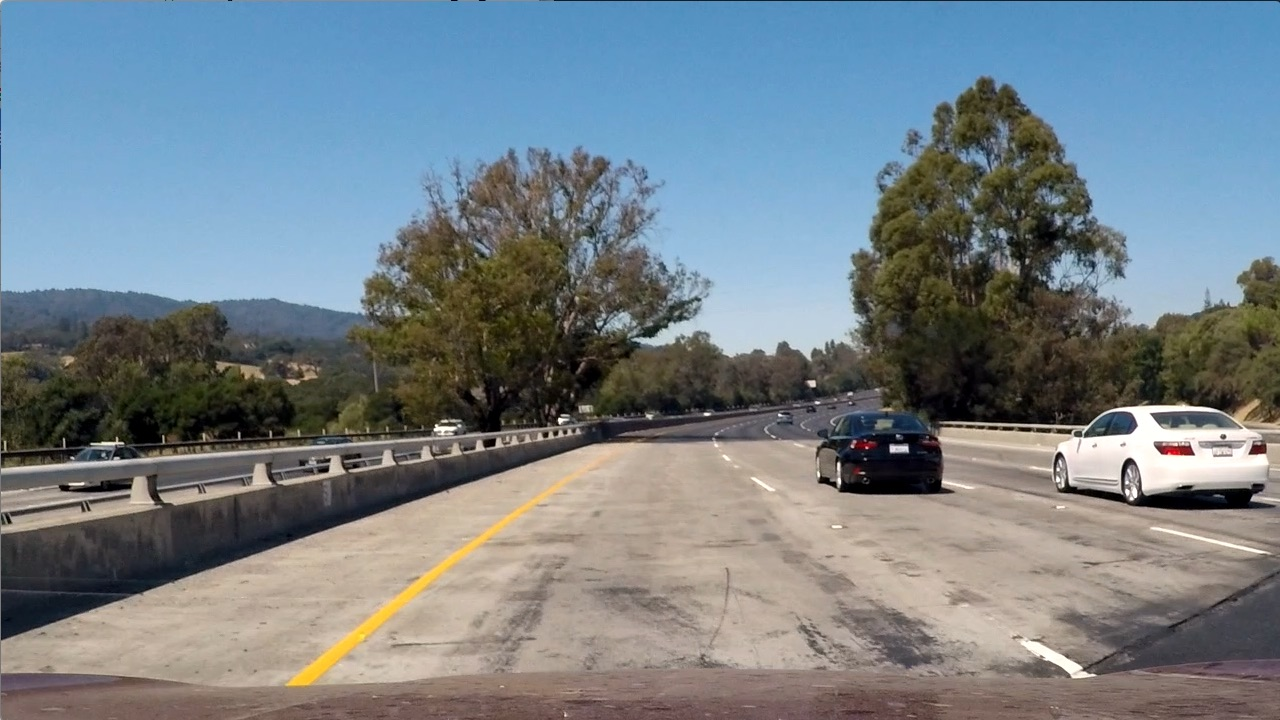
#> input picture Computer Vision/lanes-finding-with-computer-vision/test_imgs/test1.jpg, 1280 x 720 px; the run also reads 1 picture not shown here
$ jupyter execute advance_lane_lines.ipynb   (shell and % lines are left out)   (older library calls are emulated)
#> lines starting #> are read from the running program, lines starting #| are printed output that depends on the picture; after the words box and inside, x2 and y2 are one past the last pixel; in counts of white or black regions, pixels touching at a corner belong together; pictures that were not available may be replaced by others from this repository, and a replacement may not be noted
# Advance Lane Lines

## Import all the necessary libraries

[cell 1]
import time
import glob
import collections
import cv2
import numpy as np
import matplotlib.image as mpimg
import matplotlib.pyplot as plt

## Utils

[cell 2]
# [24 lines left out: functions region_of_interest, warp_image, not called in this run]

def draw_lines(img, lines, color=[255, 0, 0], thickness=10):
    """Draw hough lines."""

    if lines is None:
        return img

    left_lines = []
    right_lines = []

    # filter horizontal lines and
    # separate line segments into right and left
    for line_lists in lines:
        for line in line_lists:
            slope = _calc_slope(line)
            if slope is not None and 0.5 < abs(slope) < 2.0:
                if slope > 0:
                    right_lines.append(line)
                else:
                    left_lines.append(line)

    # calculate average of line segments
    right_line = _average_lines(right_lines, img.shape)
    left_line = _average_lines(left_lines, img.shape)
    if right_line is not None:
        x1, y1, x2, y2 = right_line
        cv2.line(img, (x1, y1), (x2, y2), color, thickness)
    if left_line is not None:
        x1, y1, x2, y2 = left_line
        cv2.line(img, (x1, y1), (x2, y2), color, thickness)

def _calc_slope(line):
    x1, y1, x2, y2 = line
    if x2 == x1:  # devide by zero
        return None
    else:
        return (y2 - y1) / (x2 - x1)

def _calc_length(line):
    """Calculates length of line segment"""
    x1, y1, x2, y2 = line
    return np.sqrt((x2-x1)**2 + (y2-y1)**2)

def _calc_intercept(line, slope):
    """ Calculates the intercept of line cy = slope * cx + intercept
        where cx, cy in the center of the line
    """
    x1, y1, x2, y2 = line
    cx = (x1 + x2) / 2
    cy = (y1 + y2) / 2
    return cy - (slope * cx)

def _average_lines(lines, img_shape):
    """ Calculate the weighted average of lines
        and extrapolate line to bottom of image
    """
    if lines is None or len(lines) == 0:
        return None

    #########################################################
    # Or You can use cv2.fitLine() to instead.

    # length of lines
    weights = [_calc_length(l) for l in lines]

    # slope of lines
    slopes = [_calc_slope(l) for l in lines]

    # calculate the weighted average of lines
    weighted_slope_sum = np.inner(slopes, weights)
    avg_slope = weighted_slope_sum / sum(weights)

    intercepts = [_calc_intercept(l, avg_slope) for l in lines]
    weighted_intercepts_sum = np.inner(intercepts, weights)
    avg_intercept = weighted_intercepts_sum / sum(weights)
    #########################################################

    # now we have our line y = avg_slope * x + avg_intercept
    # we extrapolate our line to botton of image
    # and no more upper than region of interest
    width, height, depth = img_shape
    y1 = width / 1.65
    x1 = (y1 - avg_intercept) / avg_slope
    y2 = width
    x2 = (y2 - avg_intercept) / avg_slope

    return [int(x1), int(y1), int(x2), int(y2)]

def hough_lines(img, rho, theta, threshold, min_line_len, max_line_gap):
    lines = cv2.HoughLinesP(img, rho, theta, threshold, np.array([]), minLineLength=min_line_len, maxLineGap=max_line_gap)
    line_img = np.zeros((img.shape[0], img.shape[1], 3), dtype=np.uint8)
    draw_lines(line_img, lines)
    return line_img

def weighted_img(origin_img, hough_img, a=0.8, b=1., r=0.):
    # origin_img * α + hough_img * β + γ
    return cv2.addWeighted(origin_img, a, hough_img, b, r)

## Canny

[cell 3]
def grayscale(img):
    """Convert an image into Grayscale."""
    return cv2.cvtColor(img, cv2.COLOR_RGB2GRAY)

def gaussian_blur(img, kernel_size=5):
    """Applies a Gaussian Noise kernel."""
    return cv2.GaussianBlur(img, (kernel_size, kernel_size), 0)

def canny(img, low_threshold, high_threshold, apertureSize, L2gradient):
    """Applies the Canny transform."""
    return cv2.Canny(img, low_threshold, high_threshold, apertureSize=apertureSize, L2gradient=L2gradient)

def run_canny(img, blur_kernel=5, low_thresh=50, high_thresh=150, apertureSize=3, L2gradient=False):
    # Convert an image into grayscale
    gray = grayscale(img)

    # Apply a Gaussian Blur
    blur_img = gaussian_blur(gray, blur_kernel)

    # Run the canny edge detection
    canny_img = canny(blur_img, low_thresh, high_thresh, apertureSize, L2gradient)

    return canny_img

## Sobel

[cell 4]
# Define a function that applies Sobel x and y,
# then computes the magnitude of the gradient
# and applies a threshold
def calc_sobel(img, sx=False, sy=False, sobel_kernel=5, thresh=(20, 200)):
    # Convert to grayscale - sobel can only have one color channel
    gray = cv2.cvtColor(img, cv2.COLOR_RGB2GRAY)

    # Take the sobel gradient in x and y
    sobel_x = cv2.Sobel(gray, cv2.CV_64F, 1, 0, ksize=sobel_kernel)
    sobel_y = cv2.Sobel(gray, cv2.CV_64F, 0, 1, ksize=sobel_kernel)

    if sx:
        abs_sobel = np.absolute(sobel_x)
        scaled_sobel = np.uint8(255 * abs_sobel / np.max(abs_sobel))
    elif sy:
        abs_sobel = np.absolute(sobel_y)
        scaled_sobel = np.uint8(255 * abs_sobel / np.max(abs_sobel))
    else:
        # Calculate the magnitude
        mag_sobel = np.sqrt(np.square(sobel_x) + np.square(sobel_y))

        # Scale to 8-bit (0 - 255) and convert to type = np.uint8
        scaled_sobel = np.uint8(255 * mag_sobel / np.max(mag_sobel))

    # Create a binary mask where mag thresholds are me
    sobel_binary = np.zeros_like(scaled_sobel)
    sobel_binary[(scaled_sobel >= thresh[0]) & (scaled_sobel <= thresh[1])] = 1

    return sobel_binary

## Canny VS. Sobel

[cell 5]
images = glob.glob('test_imgs/test*.jpg')

for fname in images:
    img = mpimg.imread(fname)
#> img is the input picture: shape (720, 1280, 3); mean R, G, B 117.5, 128.7, 135.5

    sobel_img = calc_sobel(img, sx=True, thresh=(20, 200))
#> in calc_sobel, `gray = cv2.cvtColor(img, cv2.COLOR_RGB2GRAY)`:
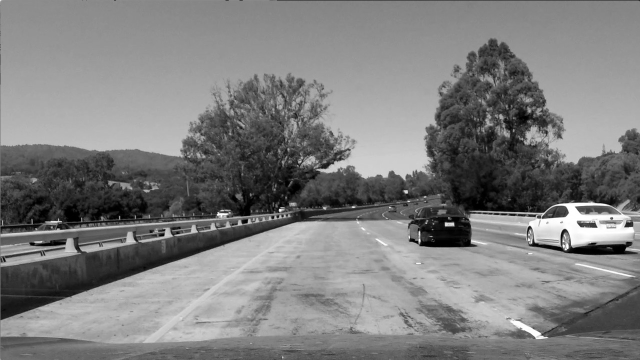
#> gray: shape (720, 1280) (shown at 1/2 size); min 0, max 255, mean 126.1
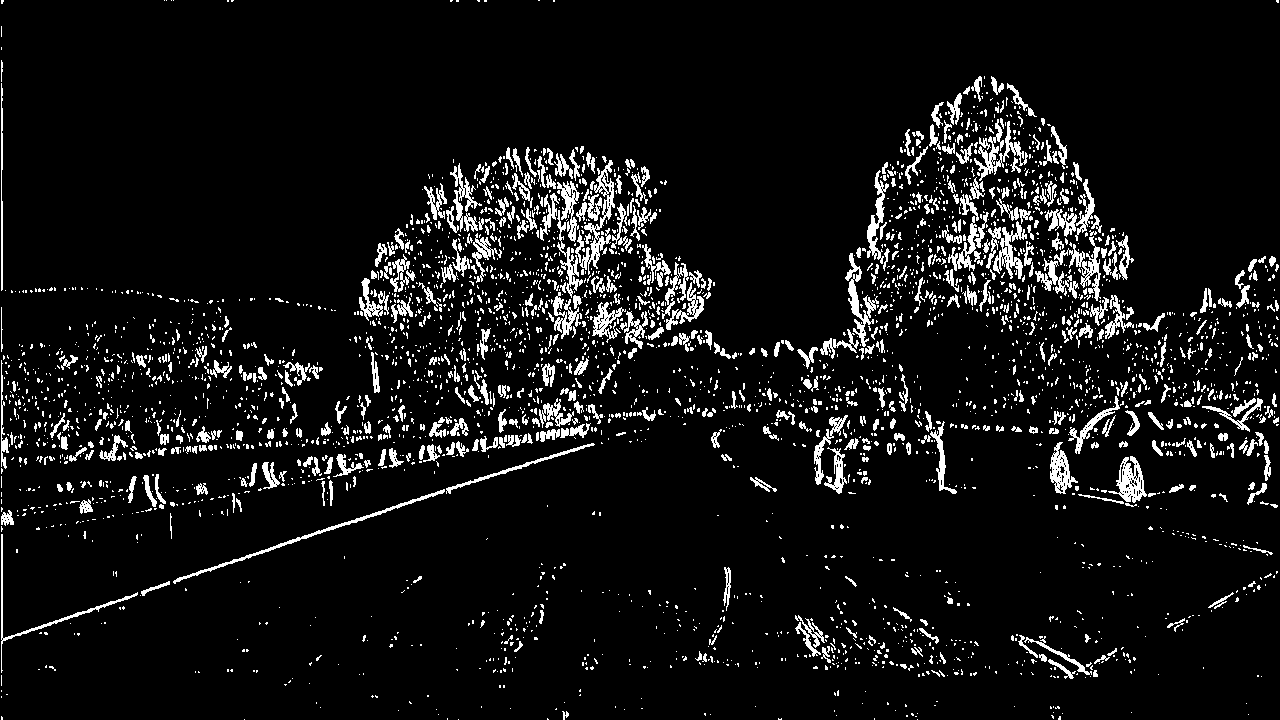
#> sobel_img: shape (720, 1280); values 0 (black) and 1 (white), 7.5% white in thin lines or dots
    canny_img = run_canny(img, blur_kernel=5, low_thresh=50, high_thresh=150)

    # Visualize result
    f, (ax1, ax2, ax3) = plt.subplots(1, 3, figsize=(20,10))
    f.subplots_adjust(hspace = .2, wspace=.05)

    ax1.imshow(img)
    ax1.set_title('Original Image', fontsize=30)
    ax2.imshow(canny_img, cmap='gray')
    ax2.set_title('Canny', fontsize=30)
    ax3.imshow(sobel_img, cmap='gray')
    ax3.set_title('Sobel Magnitude', fontsize=30)

## Color Selection Functions

Apply threshold funciton to take a channel and a threshold and return the binary image

[cell 6]
def applyThreshold(channel, threshold):
    # Create an image of all zeros
    binary_output = np.zeros_like(channel)

    # Apply a threshold to the channel with inclusive thresholds
    binary_output[(channel >= threshold[0]) & (channel <= threshold[1])] = 1

    return binary_output

# The threshold of R-channel of RGB
def rgb_r_thresh(img, thresh=(125,255)):
    # Pull out the R channel - assuming that RGB was passed in
#> called with thresh = (225, 255)
    channel = img[:,:,0]

    # Return the applied threshold binary image
    return applyThreshold(channel, thresh)
#> returned value: shape (720, 1280); values 0 (black) and 1 (white), 1.5% white; 100 white regions (84 under 20 px), largest, box (x1, y1, x2, y2) and area: (1055, 405, 1269, 490) 8075, (287, 448, 614, 685) 3999, (1019, 638, 1095, 678) 729

# The threshold of S-channel of HLS
def hls_s_thresh(img, thresh=(125,255)):
    # Convert to HLS
#> called with thresh = (220, 250)
    hls = cv2.cvtColor(img, cv2.COLOR_RGB2HLS)
#> hls: shape (720, 1280, 3); mean of channels 0, 1, 2 60.2, 126.7, 74.4

    # Pull out the S cahnnel
    channel = hls[:,:,2]

    # Return the applied threshold binary image
    return applyThreshold(channel, thresh)
#> returned value: shape (720, 1280); values 0 (black) and 1 (white), 0.27% white in thin lines or dots

# The threshold of B-channel of LAB
def lab_b_thresh(img, thresh=(125,255)):
    # Convert to LAB
#> called with thresh = (175, 255)
    lab = cv2.cvtColor(img, cv2.COLOR_RGB2LAB)
#> lab: shape (720, 1280, 3); mean of channels 0, 1, 2 134.3, 127.2, 123.9

    # Pull out the B channel
    channel = lab[:,:,2]
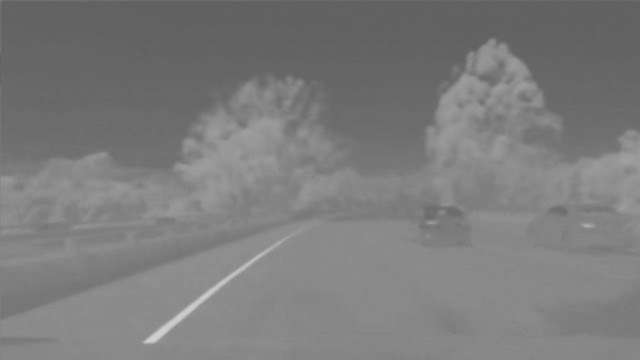
#> channel: shape (720, 1280) (shown at 1/2 size); min 94, max 208, mean 123.9

    # Return the applied threshold binary image
    return applyThreshold(channel, thresh)
#> returned value: shape (720, 1280); values 0 (black) and 1 (white), 0.32% white; 4 white regions (3 under 20 px), largest, box (x1, y1, x2, y2) and area: (288, 499, 538, 686) 2897

# The threshold of L-channel of LUV
def luv_l_thresh(img, thresh=(125,255)):
    # Convert to LUV
#> called with thresh = (215, 255)
    luv = cv2.cvtColor(img, cv2.COLOR_RGB2LUV)
#> luv: shape (720, 1280, 3); mean of channels 0, 1, 2 133.8, 93.4, 128.6

    # Pull out the L channel
    channel = luv[:,:,0]

    # Return the applied threshold binary image
    return applyThreshold(channel, thresh)
#> returned value: shape (720, 1280); values 0 (black) and 1 (white), 1.4% white; 233 white regions (210 under 20 px), largest, box (x1, y1, x2, y2) and area: (1055, 405, 1269, 491) 8623, (301, 548, 469, 676) 1182, (1019, 637, 1096, 678) 745

## Binary Pipeline Function

This function will process an image and return the binary image

- Edge Detection: Use `Sobel`

[cell 7]
def binary_pipeline(img, sx=True, sy=False,
                    sobel_kernel_size=7, sobel_thresh_low=35, sobel_thresh_high=50,
                    canny_blur_size=5 , canny_thresh_low=50, canny_thresh_high=150,
                    r_thresh_low=225, r_thresh_high=255,
                    s_thresh_low=220, s_thresh_high=250,
                    b_thresh_low=175, b_thresh_high=255,
                    l_thresh_low=215, l_thresh_high=255,
                    show_images=False):
    # Color Selection
    r = rgb_r_thresh(img, thresh=(r_thresh_low, r_thresh_high))
    s = hls_s_thresh(img, thresh=(s_thresh_low, s_thresh_high))
    b = lab_b_thresh(img, thresh=(b_thresh_low, b_thresh_high))
    l = luv_l_thresh(img, thresh=(l_thresh_low, l_thresh_high))

    # edge detection
    edge = calc_sobel(img, sx=sx, sobel_kernel=sobel_kernel_size, thresh=(sobel_thresh_low, sobel_thresh_high))
#> edge: shape (720, 1280); values 0 (black) and 1 (white), 1.9% white in thin lines or dots

    # combine these layers
    combined_binary = np.zeros_like(s)
    combined_binary[(r == 1) | (s == 1) | (b == 1) | (l == 1) | (edge == 1)] = 1

    # Create plots if we want them
    if show_images:
        f, (ax1, ax2, ax3, ax4, ax5, ax6) = plt.subplots(1, 6, figsize=(20, 10))
        f.tight_layout()

        ax1.set_title('original', fontsize=15)
        ax1.axis('off')
        ax1.imshow(img)
        ax2.set_title('RGB - R', fontsize=15)
        ax2.axis('off')
        ax2.imshow(r, cmap='gray')
        ax3.set_title('HLS - S', fontsize=15)
        ax3.axis('off')
        ax3.imshow(s, cmap='gray')
        ax4.set_title('LAB - B', fontsize=15)
        ax4.axis('off')
        ax4.imshow(b, cmap='gray')
        ax5.set_title('LUV - L', fontsize=15)
        ax5.axis('off')
        ax5.imshow(l, cmap='gray')
        ax6.set_title('Sobel', fontsize=15)
        ax6.axis('off')
        ax6.imshow(edge, cmap='gray')

    return combined_binary

[cell 8]
images = glob.glob('test_imgs/test*.jpg')

for fname in images:
    img = mpimg.imread(fname)

    combined = binary_pipeline(img, show_images=True)
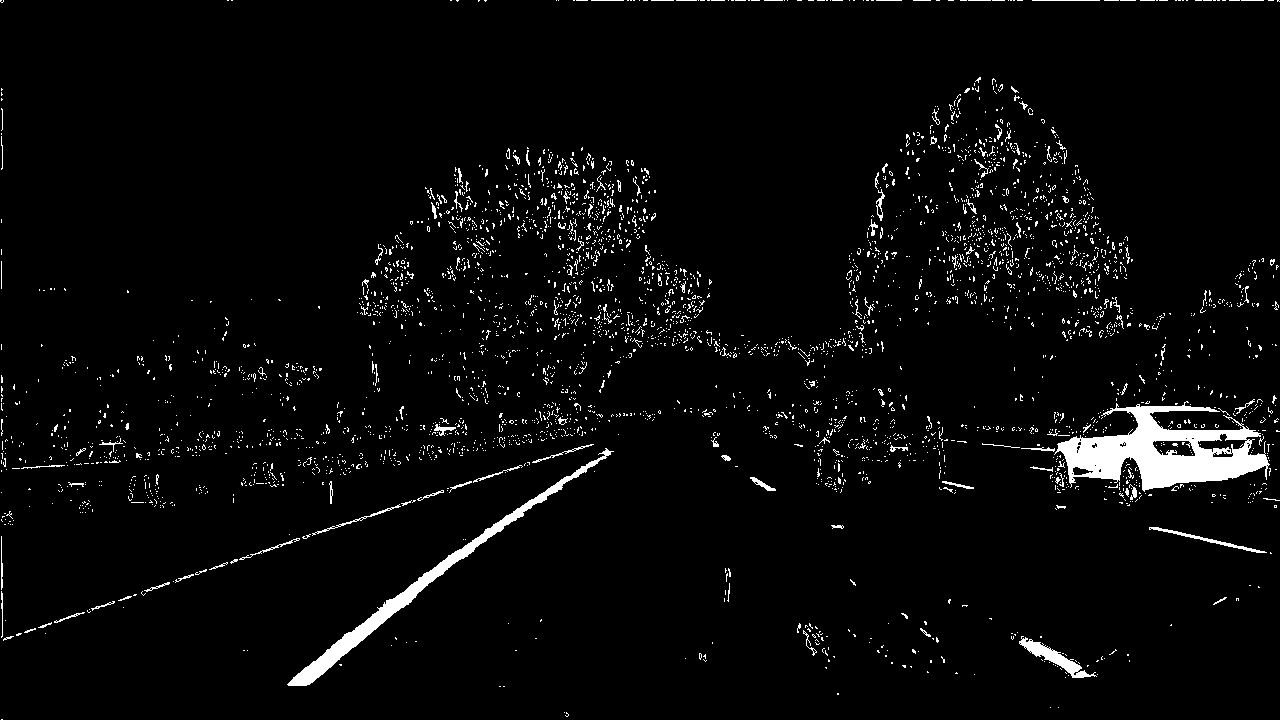
#> combined: shape (720, 1280); values 0 (black) and 1 (white), 3.6% white; 3721 white regions (3579 under 20 px), largest, box (x1, y1, x2, y2) and area: (1054, 401, 1270, 492) 8888, (287, 448, 614, 686) 4067, (1019, 636, 1097, 678) 814

    f, (ax1, ax2) = plt.subplots(1, 2, figsize=(20, 10))
    ax1.set_title('original', fontsize=15)
    ax1.imshow(img)
    ax2.set_title('Final Binary', fontsize=15)
    ax2.imshow(combined, cmap='gray')

## Setting all the necessary parameters

[cell 9]
# We use a fixed image size: (720, 480)
size = (720, 480)

# crop images: (720, 180)
(x, y) = (0, 300)
(w, h) = (720, 180)

# ROI (need to be changed when using different camera)
ROI = [[(100, h), (150, 50), (500, 50), (600, h)]]

# Perspective
# Cordinates of the 4 corners if the original image
src = np.float32([(100, 180), (300, 75), (400, 75), (520, 180)])
# Cordinates of the 4 corners if the desired output
dst = np.float32([(200, 180), (200, 0), (500, 0), (500, 180)])

# canny
canny_blur_size = 5
canny_thresh_low = 50
canny_thresh_high = 150

# sobel
sobel_kernel_size = 5
sobel_thresh_low = 20
sobel_thresh_high = 200

############################
# hough
rho = 1
theta = np.pi/180

# hough parameters for canny
threshold = 30
min_line_len = 30
max_line_gap = 50

# hough parameters for sobel
# threshold = 30
# min_line_len = 30
# max_line_gap = 50
############################

# add weighted
a = 0.8
b = 1
r = 0

## Start to detect lane lines

[cell 10]
# Read video
cap = cv2.VideoCapture('test_video/test_video.mp4')

while True:
    start = time.time()
    ret, frame = cap.read()

    if ret:
        img = cv2.resize(frame, size)
        img = cv2.cvtColor(img, cv2.COLOR_BGR2RGB)

        # We use an image that after cropped to detect lane line.
        crop_img = img[y:y+h, x:x+w]

        # edge detection
        #binary_edge = run_canny(crop_img)
        binary_edge = binary_pipeline(crop_img)

        # ROI (need to be changed when using different camera)
        # vertices = np.array(ROI, dtype=np.int32)
        # roi_img = region_of_interest(binary_edge, vertices)

        hough_img = hough_lines(binary_edge, rho, theta, threshold, min_line_len, max_line_gap)
#> in hough_lines, `lines = cv2.HoughLinesP(img, rho, theta, threshold, np.array([]), minL..`: lines = 24 rows, first 6: [422, 16, 672, 179], [491, 63, 669, 179], [403, 3, 629, 150], [517, 81, 668, 179], [463, 48, 502, 74], [395, 0, 671, 179]
#> the loop in draw_lines, `for line_lists in lines:` made 24 passes
#> after the loop in draw_lines, `for line_lists in lines:`: left_lines = [[211, 110, 330, 3], [213, 110, 315, 21], [212, 110, 333, 5], [218, 111, 324, 5], [222, 112, 325, 9], [212, 112, 247, 81]]; right_lines = [[422, 16, 672, 179], [491, 63, 669, 179], [403, 3, 629, 150], [517, 81, 668, 179], [463, 48, 502, 74], [395, 0, 671, 179], [561, 111, 665, 179], [408, 2, 635, 150], [581, 125, 664, 179], [614, 148, 662, 179], [528, 92, 652, 178]]
#> in _calc_length, `x1, y1, x2, y2 = line`: x1 = 422; y1 = 16; x2 = 672; y2 = 179
#> in _average_lines, `weights = [_calc_length(l) for l in lines]`: weights = [298.4, 212.5, 269.6, 180, 46.87, 329, 124.3, 271, 99.02, 57.14, 150.9]
#> in _average_lines, `slopes = [_calc_slope(l) for l in lines]`: slopes = [0.652, 0.652, 0.65, 0.649, 0.667, 0.649, 0.654, 0.652, 0.651, 0.646, 0.694]
#> in _average_lines, `weighted_slope_sum = np.inner(slopes, weights)`: weighted_slope_sum = 1333.7
#> in _average_lines, `avg_slope = weighted_slope_sum / sum(weights)`: avg_slope = 0.654
#> in _average_lines, `intercepts = [_calc_intercept(l, avg_slope) for l in lines]`: intercepts = [-260.4, -258.4, -261.1, -257.6, -254.7, -259.2, -256, -265.2, -255.3, -253.9, -251]
#> in _average_lines, `weighted_intercepts_sum = np.inner(intercepts, weights)`: weighted_intercepts_sum = -527913.3
#> in _average_lines, `avg_intercept = weighted_intercepts_sum / sum(weights)`: avg_intercept = -259
#> in _average_lines, `width, height, depth = img_shape`: width = 180; height = 720; depth = 3
#> in _average_lines, `y1 = width / 1.65`: y1 = 109.1
#> in _average_lines, `x1 = (y1 - avg_intercept) / avg_slope`: x1 = 562.6
#> in _average_lines, `y2 = width`: y2 = 180
#> in _average_lines, `x2 = (y2 - avg_intercept) / avg_slope`: x2 = 671
#> in draw_lines, `right_line = _average_lines(right_lines, img.shape)`: right_line = [562, 109, 670, 180]
#> in draw_lines, `left_line = _average_lines(left_lines, img.shape)`: left_line = [216, 109, 140, 180]
#> in draw_lines, `x1, y1, x2, y2 = right_line`: x1 = 562; y1 = 109; x2 = 670; y2 = 180
#> in draw_lines, `x1, y1, x2, y2 = left_line`: x1 = 216; x2 = 140
        result_img = weighted_img(crop_img, hough_img) #(original_image, hough_image)
        img[y:y+h, x:x+w] = result_img

        sub_frame1 = cv2.resize(crop_img, (100,100), interpolation=cv2.INTER_CUBIC)
        img[0:100,280:380] = sub_frame1

        sub_frame2 = cv2.resize(binary_edge, (100,100), interpolation=cv2.INTER_CUBIC)
        img1 = np.zeros_like(sub_frame1)
        img1[:,:,0] = sub_frame2 * 1000
        img1[:,:,1] = 0
        img1[:,:,2] = 0
        img[0:100,390:490] = img1

        img = cv2.cvtColor(img, cv2.COLOR_RGB2BGR)

        fps  = "Fps: {:.2f}".format(1 / (time.time() - start))
        cv2.putText(img, fps, (10, 30), cv2.FONT_HERSHEY_SIMPLEX, 1, (0, 255, 0), 2, cv2.LINE_AA)
        cv2.imshow("Lane lines detection", img)

        if cv2.waitKey(1) & 0xFF == ord('q'):
#> (key q is pressed here)
